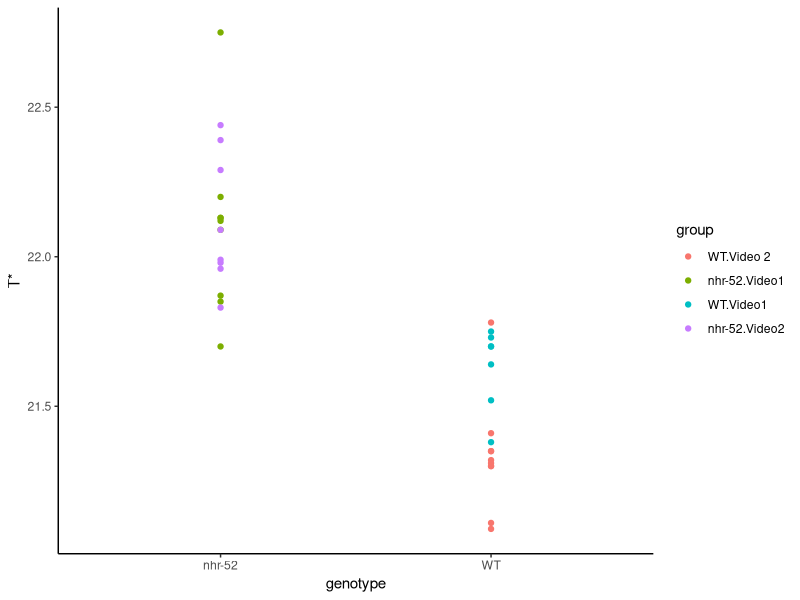
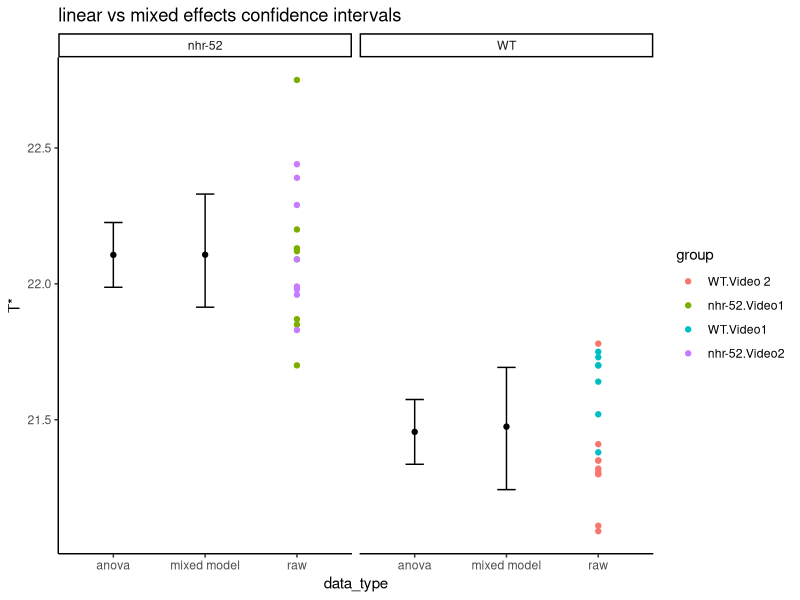

These figures' R source, in order:
## ---- chunk 1
knitr::opts_chunk$set(
  collapse = TRUE,
  comment = "#>",
  fig.path = "man/figures/Nathan-",
  out.width = "100%"
)
library(tidyverse)
library(magrittr)
ggplot2::theme_set(theme_classic())
## ---- chunk 2

#read csv file in:
Tstar <- readr::read_csv("data/WTvsNHR52_Tstar.csv") %>% mutate(group = interaction(genotype, video)) 
Tstar %>%
  ggplot(aes(x = genotype, y = `T*`)) + geom_point(aes(colour = group))
## ---- chunk 3
Tstar %>% lm(data = ., `T*` ~ group) %>% 
  emmeans::emmeans("group") %>% 
  emmeans::contrast(method = "pairwise")
## ---- chunk 4
lm.anova <- Tstar %>% lm(data = ., `T*` ~ genotype) 
lm.anova %>% emmeans::emmeans("genotype") %>% 
  emmeans::contrast(method = "pairwise")

lm.group <- Tstar %>% lme4::lmer(data = ., `T*` ~ 0 + genotype + (1|group)) 
lm.group %>% emmeans::emmeans("genotype") %>% 
  emmeans::contrast(method = "pairwise")
  
predict.anova <- predict(lm.anova, 
                         newdata = tibble(genotype = c("nhr-52", "WT")), 
                         interval = "confidence")

confint.group <- confint(lm.group, method = "boot")
predict.group <- tibble(fit = predict(lm.group, 
                         newdata = tibble(genotype = c("nhr-52", "WT")),
                         re.form = NA))

intervals <- tibble(
  genotype = rep(c("nhr-52", "WT"), 2),
  data_type = rep(c("anova", "mixed model"), each = 2),
  `T*` = c(predict.anova[,'fit'], predict.group[[1]]),
  lwr  = c(predict.anova[,'lwr'], confint.group[3:4,1]),
  upr  = c(predict.anova[,'upr'], confint.group[3:4,2])
)

Tstar %>% mutate(data_type = "raw") %>%
  ggplot(aes(x = data_type, y = `T*`)) +
  geom_point(aes(colour = group)) +
  geom_point(data = intervals) +
  geom_errorbar(data = intervals, aes(ymin = lwr, ymax = upr), width = 0.2) +
  facet_grid(~genotype) +
  labs(title = "linear vs mixed effects confidence intervals")
